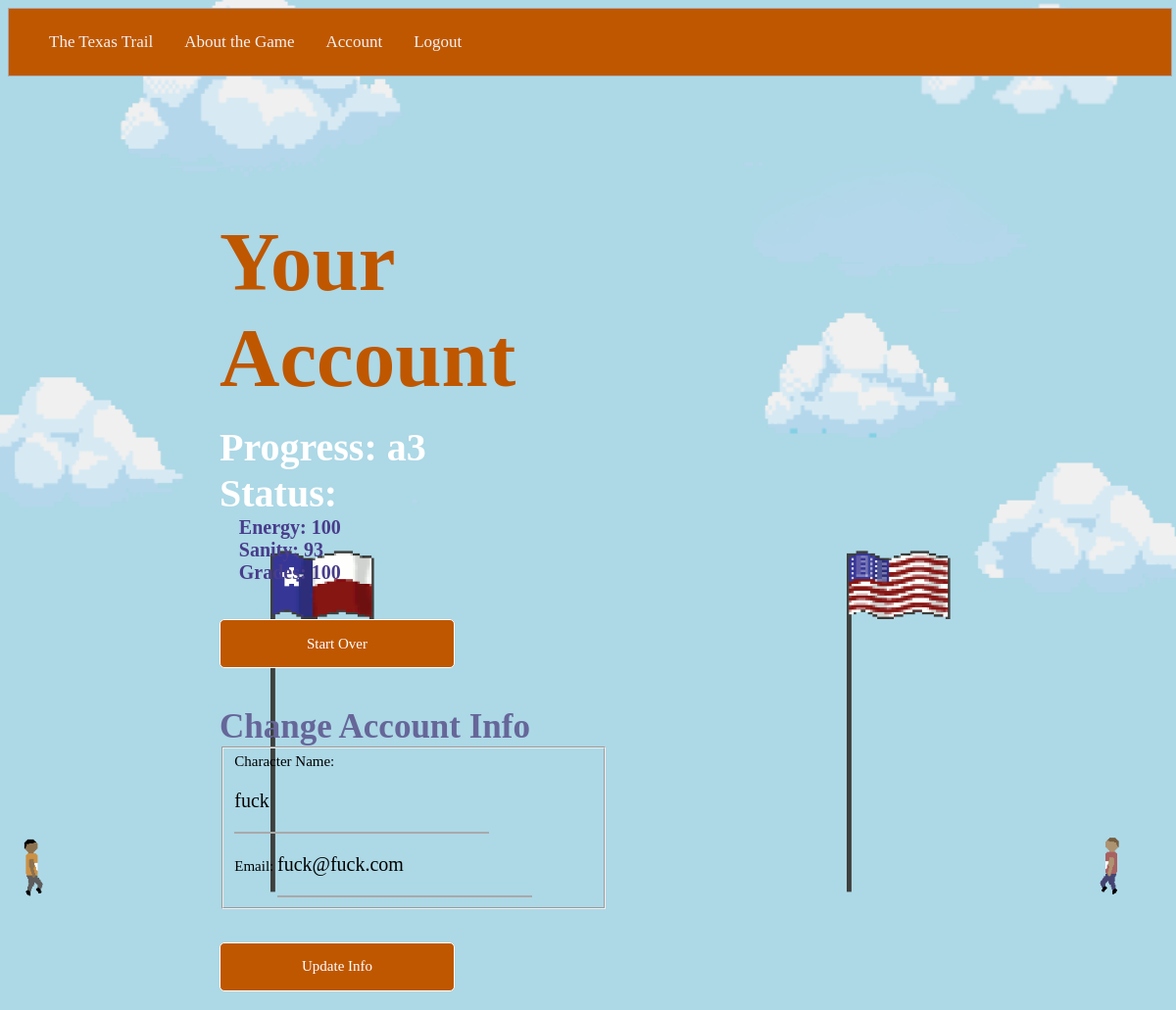
The app's page /account (signed in), older data.
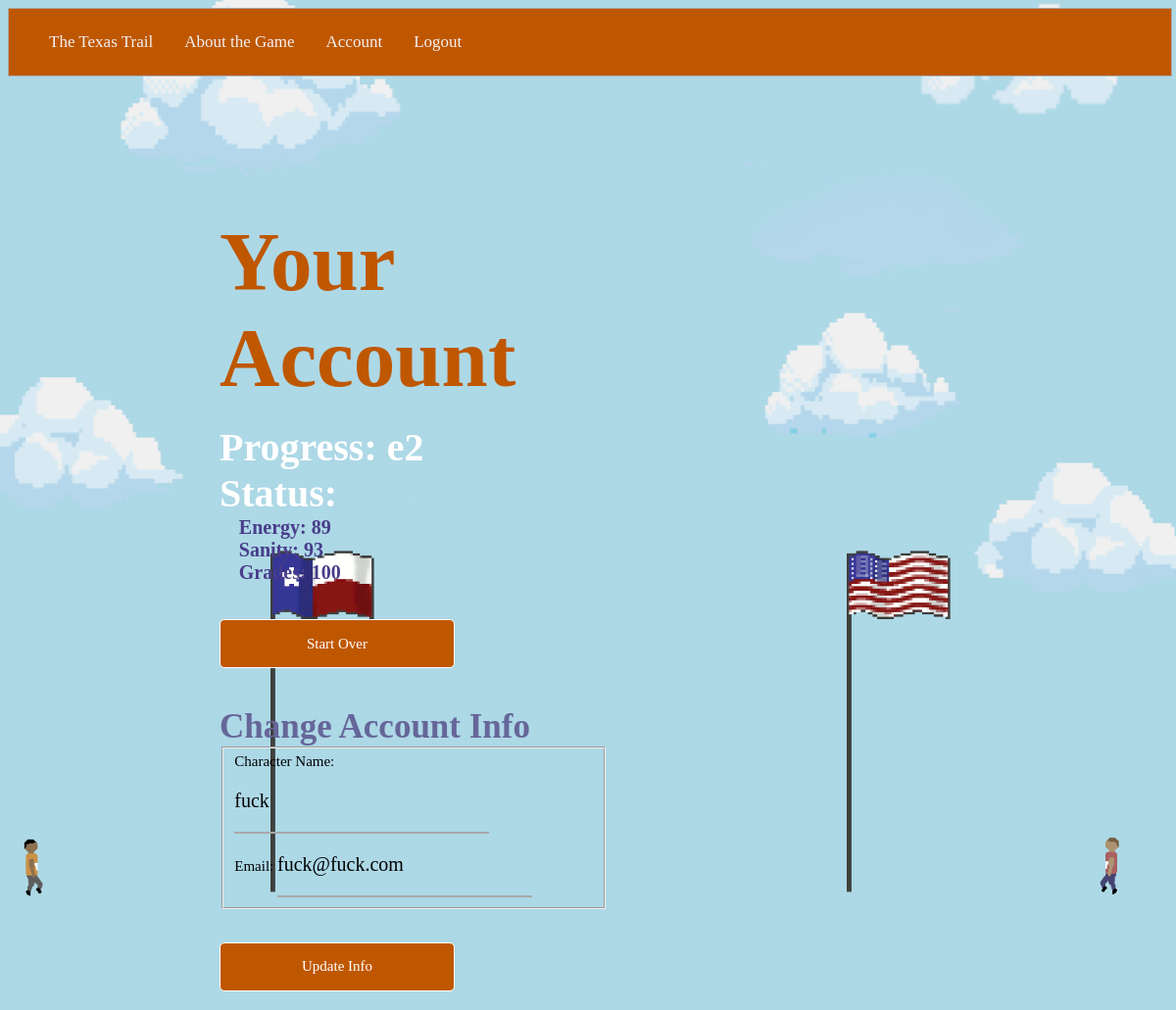
The same page, newer data.
### Application/models.py (models this page shows, shortened)
class User(db.Model, UserMixin):
	id = db.Column(db.Integer, primary_key=True)
	username = db.Column(db.String(20), unique=True, nullable=False)
	email = db.Column(db.String(120), unique=True, nullable=False)
	password = db.Column(db.String(60), nullable=False)
	energy = db.Column(db.Integer, nullable=False, default=100)
	sanity = db.Column(db.Integer, nullable=False, default=100)
	grades = db.Column(db.Integer, nullable=False, default=100)
	progress = db.Column(db.String(2), nullable=False, default='a1')

### Application/routes.py (the view)
@application.route('/account', methods=['GET', 'POST'])
@login_required
def account():
	form = UpdateInfo()
	if form.validate_on_submit():
		current_user.username = form.username.data
		current_user.email = form.email.data
		db.session.commit()
		flash('Info Updated', 'success')
		return redirect(url_for('account'))
	elif request.method == 'GET':
		form.username.data = current_user.username
		form.email.data = current_user.email
	return render_template('account.html', title='Account Information', form=form)

### Application/forms.py (shortened to what this page needs)
class UpdateInfo(FlaskForm):
	username = StringField("Character Name: ", validators=[DataRequired()])
	email = StringField("Email: ", validators=[DataRequired(), Email()])
	submit = SubmitField('Update Info')

### Application/models.py (called while the page is built)
@login_manager.user_loader
def load_user(user_id):
	return User.query.get(int(user_id))

### Application/templates/account.html (shortened to what this page needs)
{% extends "layout.html" %}
{% block content %}
<body id='account'>
  <div class='theGrid'>
    <div class='left-body'>
      <h1>Your Account</h1>
      <h2 style= "margin: 5% 0 0 0">
        Progress: {{ current_user.progress }}
        <br>
        Status:<br>
        <p style="margin-left: 5%">
          Energy: {{ current_user.energy }} <br>
          Sanity: {{ current_user.sanity }} <br>
          Grades: {{ current_user.grades }} <br>
        </p>
      </h2>
      <br><br>
      <div class='buttonList'>
            <form method ="get" action = "/reset_game"><button class ='button'>Start Over</button></form>
      </div>
      <h3>Change Account Info</h3>
      <form method="POST" action="" enctype="multipart/form-data" style= "font-family: Hardware; font-size: 15px">
            <fieldset class="form-group">
                <div class="form-group">
                    {{ form.username.label(class="form-control-label") }}
                    {% if form.username.errors %}
                        {{ form.username(class="form-control form-control-lg is-invalid") }}
                        <div class="invalid-feedback">
                            {% for error in form.username.errors %}
                                <span>{{ error }}</span>
                            {% endfor %}
                        </div>
                    {% else %}
                        {{ form.username(class="form-control form-control-lg") }}
                    {% endif %}
                </div>
                <div class="form-group">
                    {{ form.email.label(class="form-control-label") }}
                    {% if form.email.errors %}
                        {{ form.email(class="form-control form-control-lg is-invalid") }}
                        <div class="invalid-feedback">
                            {% for error in form.email.errors %}
                                <span>{{ error }}</span>
                            {% endfor %}
                        </div>
                    {% else %}
                        {{ form.email(class="form-control form-control-lg") }}
                    {% endif %}
                </div>
            </fieldset>
            <div class="form-group" style="padding: 0 0 5% 0">
              <br><br>
                {{ form.submit(class="button") }}
            </div>
      </form>
    </div>
  </div>
</body>
{% endblock %}

### Application/templates/layout.html (shortened to what this page needs)
<!DOCTYPE html>
<html>
	<head>
		<link type="text/css" rel="stylesheet" href="{{url_for('static', filename='style.css') }}" />
	</head>
	<body>
		<div class="navBar">
			<ul>
			  <a href="/">The Texas Trail</a>
			  	{%if current_user.is_authenticated %}
			  		<a href="/about">About the Game</a>
			  		<a href="/account">Account</a>
			  		<a href="/logout">Logout</a>
			  	{% else %}
			  		<a href="/about">About the Game</a>
			  		<a href="/login">Login</a>
			  		<a href="/register">Register</a>
			  	{% endif %}
			</ul>
		</div>
		{% block content %}{% endblock %}
	</body>
</html>

### Application/static/style.css (style rules this page uses)
.theGrid { display: grid; height: 100vh; width: 100vw; grid-template-columns: 18% 13% 20% 332px auto 11%; grid-template-rows: auto 600px auto; }
body { height: 95vh; width: 99vw; background: url(./Backgrounds/70.jpg) no-repeat center center fixed; -webkit-background-size: cover; -moz-background-size: cover; -o-background-size: cover; background-size: cover; overflow-x: hidden; }
body#account { background: url(./Backgrounds/walkScene.gif), url(./Backgrounds/UTTower.png), url(./Backgrounds/FlagAnim.gif), url(./Backgrounds/sky.png); -webkit-background-size: cover; -moz-background-size: cover; -o-background-size: cover; background-position: center; background-attachment: fixed; background-repeat: no-repeat; overflow-x: hidden; background-size: contain, contain, contain, cover; }
h1 { font-family: 'Dude'; font-size: 85px; color: #bf5700; margin: 10% 0 0 0; }
h2 { font-family: 'Hardware'; font-size: 40px; color: white; margin: 30% 0 0 0; }
h3 { font-family: 'Hardware'; font-size: 35px; color: #666699; margin: 10% 0 0 0; }
button { font-family: 'Hardware'; font-size: 20px; color: white; }
p { font-family: 'Hardware'; font-size: 20px; color: darkslateblue; margin: 0; padding: 0; z-index: 1000; }
a { transition: 1s ease; text-decoration: none; color: grey; margin: 0; padding: 0; }
.buttonList { margin: 0; padding: 0; }
ul { padding: 0; margin: 0; }
.left-body { grid-row: 2; grid-column: 2/4; }
.button { border:0.1em solid #FFFFFF; border-radius: 5px; padding: 0; box-sizing: border-box; text-decoration:none; font-weight:300; font-family: 'Hardware'; color:#FFFFFF; font-size: 15px; background: #bf5700; text-align:center; transition: all 0.2s; width: 240px; height: 50px; -webkit-transition: all 1s ease; white-space: nowrap; }
.navBar { border: 1px solid darkGray; transition: 0.9s ease; overflow: hidden; background-color: #bf5700; padding: 10px 25px; font-family: 'Dude'; font-size: 15px;; }
.navBar a { float: left; color: #f2f2f2; text-align: center; padding: 14px 16px; text-decoration: none; font-size: 17px; }
input { border: black; border-bottom: 2px solid darkGray; transition: 0.9s ease; width: 260px; background-color: transparent; padding: 20px 0 20px 0; font-size: 20px; font-family: 'Hardware'; }

Row changes from the older to the newer data that the page shows:
changed User "fuck": progress "a3" → "e2"; energy "100" → "89"
